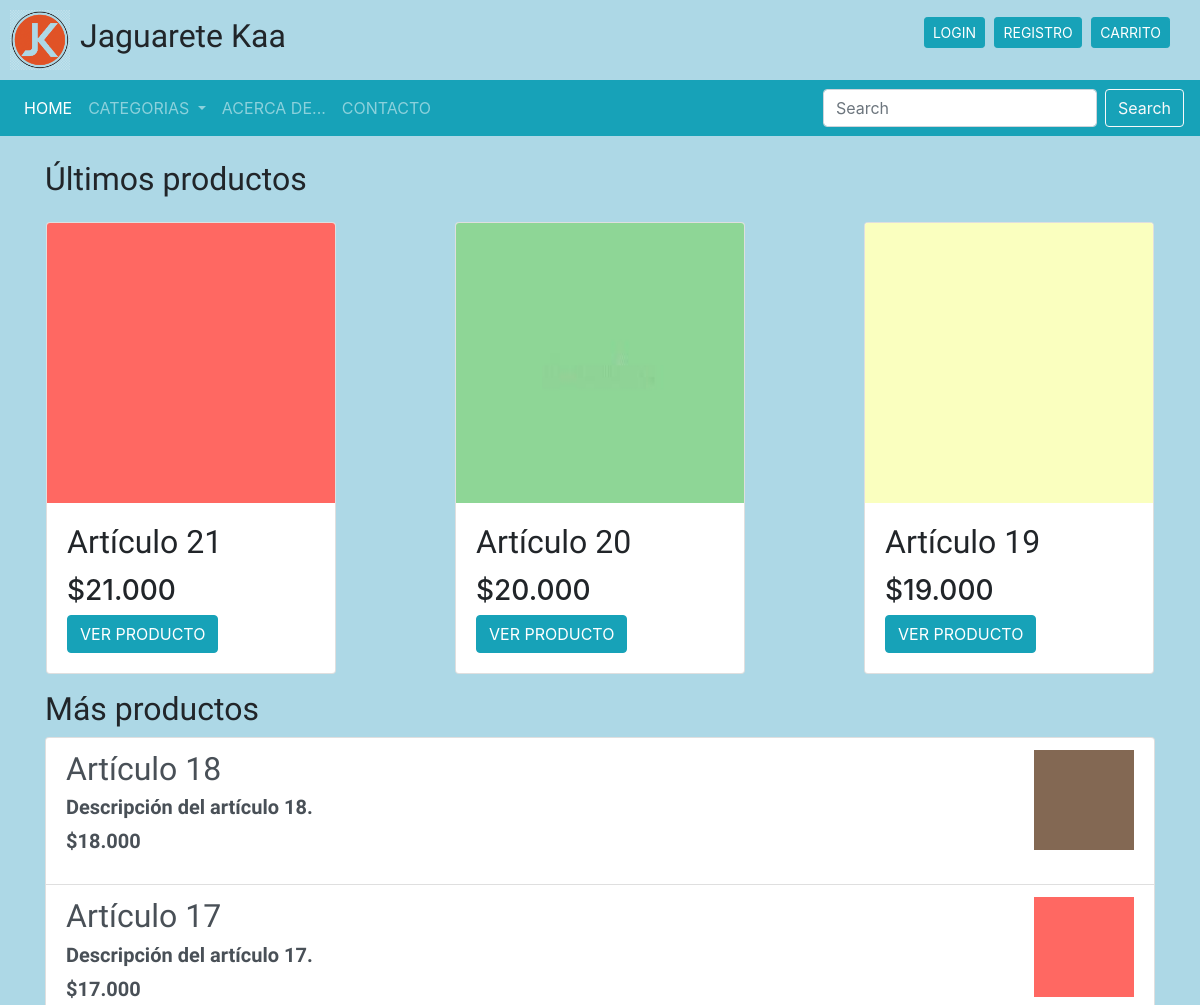
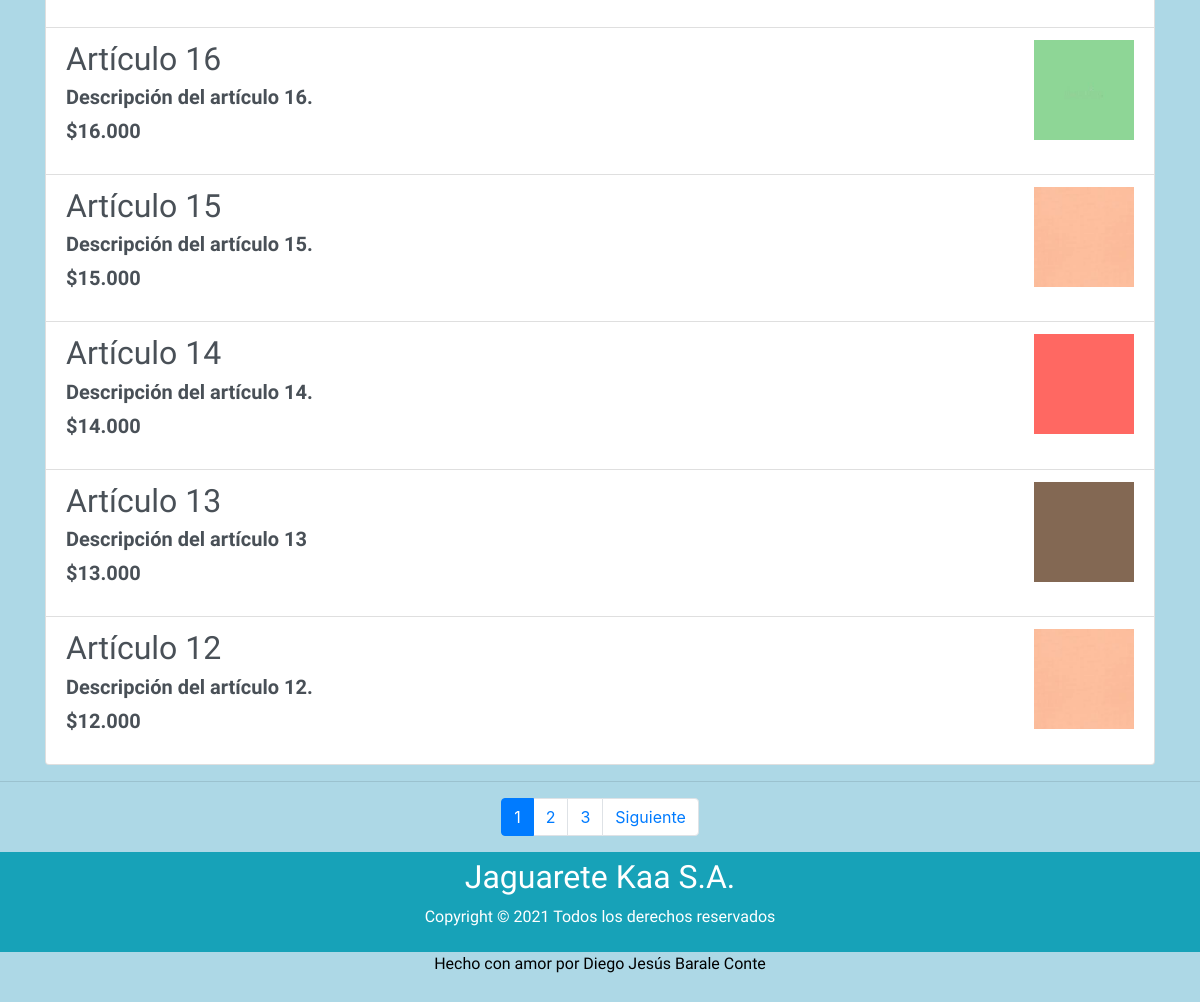
The page / on the database its author committed (2 pictures, top to bottom).
### APP_PRODUCTOS/models.py (models this page shows, shortened)
class Producto(models.Model):
    titulo = models.CharField(max_length=100)
    imagen = models.ImageField(upload_to="productos", null="True")
    descripcion = models.TextField()
    precio = models.IntegerField()
    categoria = models.ForeignKey(Categoria, on_delete=models.PROTECT)
    subtotal = models.IntegerField(default=0)

### APP_PRINCIPAL/views.py (the view)
# urls.py: path('', views.principal, name='principal'),
def principal(request):
    tres_productos = Producto.objects.all().order_by("-id")[0:3]
    resto_productos = Producto.objects.all().order_by("-id")[3:]
    page = request.GET.get('page', 1)
    try:
        paginator = Paginator(resto_productos, 7)
        resto_productos = paginator.page(page)
    except:
        raise Http404
    data = {
            'tres_productos': tres_productos,
            'entity': resto_productos,
            'paginator': paginator,
            'page': request.GET.get('page', 1),
            }
    return render(request, './principal.html', data)

### APP_CARRITO/context_processor.py (called while the page is built)
def importe_total_carrito(request):
    total = 0
    if 'carrito' in request.session:
        for key, value in request.session["carrito"].items():
            total = total + (int(value["subtotal"]))
    return { "importe_total_carrito":total }

### APP_PRINCIPAL/templates/principal.html (shortened to what this page needs)
{% extends 'layout.html'%}
{% block cuerpo %}
{% load humanize %}
<br>
<div class="container">
	{% if page == '1' or page == 1 %}
	<h2>Últimos productos</h2>
	<div class="row d-flex justify-content-between">
		{% for producto in tres_productos %}
		<div class="card m-3 imagen">
			<img src="{{ producto.imagen.url }}" class="card-img-top" alt="{{ producto.titulo }}" style="height: 280px;width: 18rem;">
			<div class="card-body">
				<h2 class="card-title">{{ producto.titulo | capfirst}}</h2>
				<h3>${{ producto.precio | intcomma }}</h3>
				<a href="{% url 'visualizar' producto.id %}" class="btn btn-info">VER PRODUCTO</a>
			</div>
		</div>
		{% endfor %}
	</div>
	{% endif %}
	<h2>Más productos</h2>
	<div class="list-group">
		{% for producto in entity %}
		<a href="{% url 'visualizar' producto.id %}" class="list-group-item list-group-item-action ">
			<div class="d-flex w-100 justify-content-between">
				<div class="detalle">
					<h2 class="mb-1">{{ producto.titulo }}</h2>
					<p class="mb-1">{{ producto.descripcion }}</p>
					<p>${{ producto.precio | intcomma }}</p>
				</div>
				<img src="{{ producto.imagen.url }}" alt="{{ producto.titulo }}" style="width:100px; height:100px;">
			</div>
		</a>
		{% endfor %}
	</div>
</div>
<hr>
<div class="paginator">
	{% include 'paginator.html' %}
</div>
{% endblock %}

### APP_PRINCIPAL/static/css/estilos.css (style rules this page uses)
* { margin: 0; padding: 0; }
h2 { font-family: 'Akaya Kanadaka', cursive; }
.detalle { font-size: 1.25rem; font-weight: bold; }
p { font-family: 'Merienda', cursive; }
body { background-color: lightblue; background-image: url("https://encrypted-tbn0.gstatic.com/images?q=tbn:ANd9GcSINSPx7xQ7vlQMbqUIRL9phcjY9re3D-oV2A&usqp=CAU"); background-repeat: no-repeat; background-size: cover; }

### rows shown on the page
Producto: imagen (picture), titulo "Artículo 21", precio "21.000"
Producto: imagen (picture), titulo "Artículo 20", precio "20.000"
Producto: imagen (picture), titulo "Artículo 19", precio "19.000"
Producto: titulo "Artículo 18", descripcion "Descripción del artículo 18.", precio "18.000", imagen (picture)
Producto: titulo "Artículo 17", descripcion "Descripción del artículo 17.", precio "17.000", imagen (picture)
Producto: titulo "Artículo 16", descripcion "Descripción del artículo 16.", precio "16.000", imagen (picture)
Producto: titulo "Artículo 15", descripcion "Descripción del artículo 15.", precio "15.000", imagen (picture)
Producto: titulo "Artículo 14", descripcion "Descripción del artículo 14.", precio "14.000", imagen (picture)
Producto: titulo "Artículo 13", descripcion "Descripción del artículo 13", precio "13.000", imagen (picture)
Producto: titulo "Artículo 12", descripcion "Descripción del artículo 12.", precio "12.000", imagen (picture)

### other values the page prints
{{ page }} "1" "2" "3"
